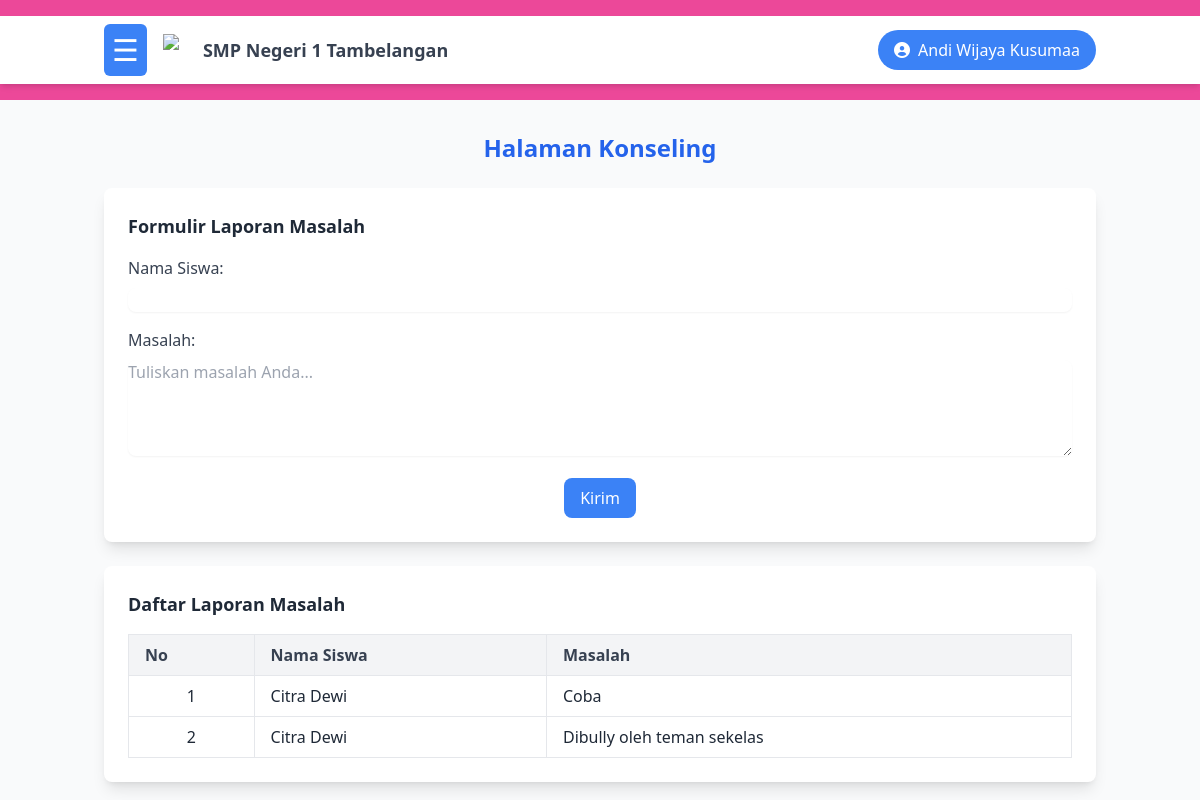
Page /dashboard/siswa/konseling.php (signed in) on the committed database.
### tables this page shows
CREATE TABLE `konseling` (
  `id_koseling` int NOT NULL,
  `siswa_id` int DEFAULT NULL,
  `Keterangan` text
);

CREATE TABLE `siswa` (
  `id_siswa` int NOT NULL,
  `nis` varchar(15) NOT NULL,
  `nama_lengkap` varchar(100) NOT NULL,
  `kelas_id` int NOT NULL,
  `alamat` text,
  `tanggal_lahir` date DEFAULT NULL,
  `no_telp` varchar(15) DEFAULT NULL,
  `username` varchar(50) NOT NULL,
  `password` varchar(255) NOT NULL,
  `jenis_kelamin` enum('laki-laki','perempuan') NOT NULL,
  `photo` varchar(255) DEFAULT NULL,
  `ekstra_id` int DEFAULT NULL
);

### dashboard/siswa/konseling.php (the view, shortened to what this page needs)
<?php
include '../../koneksi.php';
$queryKonseling = "
    SELECT k.id_koseling, s.nama_lengkap AS nama_siswa, k.Keterangan
    FROM konseling k
    JOIN siswa s ON k.siswa_id = s.id_siswa
";
$resultKonseling = mysqli_query($conn, $queryKonseling);
?>
<!DOCTYPE html>
<html lang="en">
<head>
    <script src="https://cdn.tailwindcss.com"></script>
</head>
<body class="bg-gray-50 text-gray-800">
    <header id="header" class="bg-pink-500 text-white py-4 transition-all duration-300">
        <?php include '../../layout/header.php' ?>
    </header>
    <div id="mainContent" class="container mx-auto mt-8 px-4 transition-all duration-300">
        <h2 class="text-2xl font-bold text-center text-blue-600 mb-6">Halaman Konseling</h2>
        <div class="bg-white shadow-lg rounded-lg p-6 mb-6">
            <h3 class="text-lg font-semibold mb-4">Formulir Laporan Masalah</h3>
            <form action="" method="POST">
                <div class="mb-4">
                    <label for="nama" class="block text-gray-700 font-medium mb-2">Nama Siswa:</label>
                    <input type="text" name="nama" id="nama" class="w-full border-gray-300 rounded-lg shadow-sm focus:ring focus:ring-pink-300" required>
                </div>
                <div class="mb-4">
                    <label for="masalah" class="block text-gray-700 font-medium mb-2">Masalah:</label>
                    <textarea name="masalah" id="masalah" rows="4" class="w-full border-gray-300 rounded-lg shadow-sm focus:ring focus:ring-pink-300" placeholder="Tuliskan masalah Anda..." required></textarea>
                </div>
                <div class="text-center">
                    <button type="submit" class="bg-blue-500 text-white py-2 px-4 rounded-lg hover:bg-blue-600">Kirim</button>
                </div>
            </form>
        </div>
        <div class="bg-white shadow-lg rounded-lg p-6">
            <h3 class="text-lg font-semibold mb-4">Daftar Laporan Masalah</h3>
            <table class="table-auto w-full border border-gray-200 text-left">
                <thead>
                    <tr class="bg-gray-100 text-gray-700">
                        <th class="px-4 py-2 border">No</th>
                        <th class="px-4 py-2 border">Nama Siswa</th>
                        <th class="px-4 py-2 border">Masalah</th>
                    </tr>
                </thead>
                <tbody>
                    <?php if (mysqli_num_rows($resultKonseling) > 0): ?>
                        <?php $no = 1; ?>
                        <?php while ($row = mysqli_fetch_assoc($resultKonseling)): ?>
                            <tr>
                                <td class="px-4 py-2 border text-center"><?= $no++; ?></td>
                                <td class="px-4 py-2 border"><?= $row['nama_siswa']; ?></td>
                                <td class="px-4 py-2 border"><?= $row['Keterangan']; ?></td>
                            </tr>
                        <?php endwhile; ?>
                    <?php else: ?>
                        <tr>
                            <td class="px-4 py-2 border text-center" colspan="3">Belum ada laporan.</td>
                        </tr>
                    <?php endif; ?>
                </tbody>
            </table>
        </div>
    </div>
</body>
</html>

### rows in the picture
konseling: siswa.nama_lengkap "Citra Dewi", Keterangan "Coba"
konseling: siswa.nama_lengkap "Citra Dewi", Keterangan "Dibully oleh teman sekelas"

### other values in the picture
$_SESSION['nama_lengkap'] "Andi Wijaya Kusumaa"
